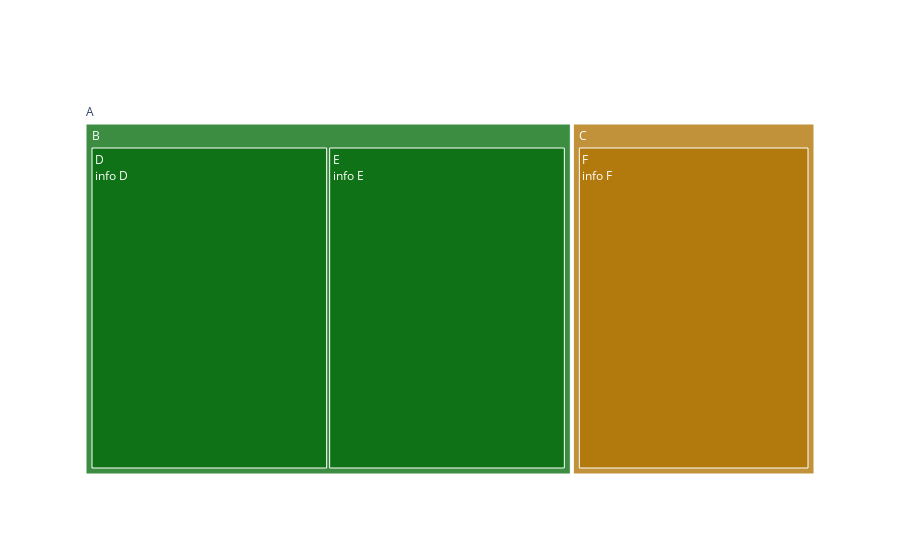

The notebook cell saved with this chart:
### Code cell
import plotly.graph_objects as go
import pandas as pd

# 假设我们有这样一个数据集
df = pd.DataFrame({
    'ids': ['A', 'B', 'C', 'D', 'E', 'F'],
    'labels': ['A', 'B', 'C', 'D', 'E', 'F'],
    'parents': ['', 'A', 'A', 'B', 'B', 'C'],
    'extra_info': ['info A', 'info B', 'info C', 'info D', 'info E', 'info F']
})

# 创建初始的treemap
fig = go.Figure(go.Treemap(
    ids = df['ids'],
    labels = df['labels'],
    parents = df['parents'],
    text = df['extra_info'],  # 初始时，这里的信息会被显示出来
))

# 更新layout以增加交互性
fig.update_layout(
    hovermode='closest',
    treemapcolorway=["#0f7216", "#b2790c", "#ffe9a3"],
    autosize=True,
)

# 注册点击事件
def update_point(trace, points, selector):
    # 当点击事件发生时，改变text的信息
    c = list(trace.text)
    for i in points.point_inds:
        c[i] = 'new info'  # 这里是新的信息
    trace.text = c

# 在图形中的每个trace上绑定这个事件
for trace in fig.data:
    trace.on_click(update_point)

fig.show()

### Figure 1 — Plotly figure (JSON) as saved in the notebook; plotly's stock layout.template omitted (floating-point values rounded to 4 significant figures)
{"data": [{"ids": ["A", "B", "C", "D", "E", "F"], "labels": ["A", "B", "C", "D", "E", "F"], "parents": ["", "A", "A", "B", "B", "C"], "text": ["info A", "info B", "info C", "info D", "info E", "info F"], "type": "treemap"}], "layout": {"autosize": true, "hovermode": "closest", "treemapcolorway": ["#0f7216", "#b2790c", "#ffe9a3"]}}
